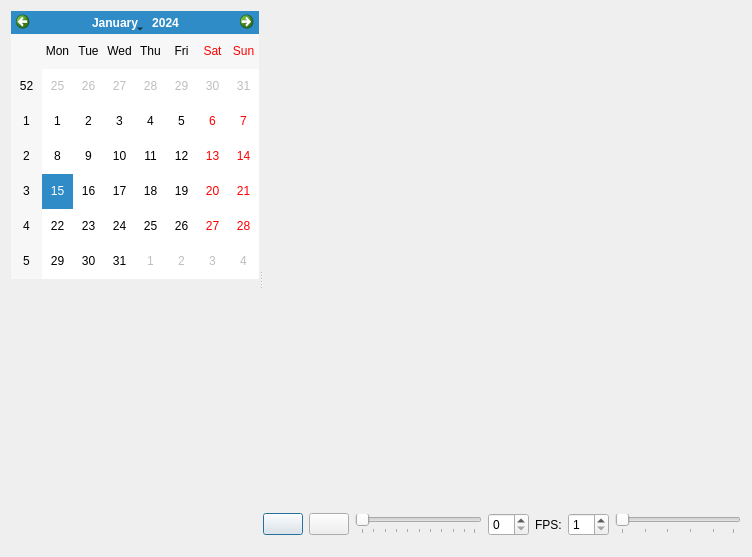
<?xml version="1.0" encoding="UTF-8"?>
<ui version="4.0">
 <class>PlaybackDialog</class>
 <widget class="QDialog" name="PlaybackDialog">
  <property name="geometry">
   <rect>
    <x>0</x>
    <y>0</y>
    <width>752</width>
    <height>557</height>
   </rect>
  </property>
  <property name="minimumSize">
   <size>
    <width>640</width>
    <height>480</height>
   </size>
  </property>
  <property name="windowTitle">
   <string>Dialog</string>
  </property>
  <layout class="QVBoxLayout" name="verticalLayout_3">
   <item>
    <widget class="QSplitter" name="splitter">
     <property name="orientation">
      <enum>Qt::Horizontal</enum>
     </property>
     <widget class="QWidget" name="verticalLayoutWidget_2">
      <layout class="QVBoxLayout" name="verticalLayout_2">
       <item>
        <widget class="QCalendarWidget" name="calendarWidget"/>
       </item>
       <item>
        <spacer name="verticalSpacer">
         <property name="orientation">
          <enum>Qt::Vertical</enum>
         </property>
         <property name="sizeHint" stdset="0">
          <size>
           <width>20</width>
           <height>40</height>
          </size>
         </property>
        </spacer>
       </item>
      </layout>
     </widget>
     <widget class="QWidget" name="verticalLayoutWidget">
      <layout class="QVBoxLayout" name="verticalLayout">
       <item>
        <widget class="PlaybackWidget" name="viewer" native="true">
         <property name="sizePolicy">
          <sizepolicy hsizetype="Fixed" vsizetype="Fixed">
           <horstretch>0</horstretch>
           <verstretch>0</verstretch>
          </sizepolicy>
         </property>
         <property name="minimumSize">
          <size>
           <width>640</width>
           <height>480</height>
          </size>
         </property>
        </widget>
       </item>
       <item>
        <layout class="QHBoxLayout" name="horizontalLayout">
         <item>
          <widget class="QPushButton" name="playButton">
           <property name="text">
            <string/>
           </property>
          </widget>
         </item>
         <item>
          <widget class="QPushButton" name="stopButton">
           <property name="text">
            <string/>
           </property>
          </widget>
         </item>
         <item>
          <widget class="QSlider" name="frameSlider">
           <property name="orientation">
            <enum>Qt::Horizontal</enum>
           </property>
           <property name="tickPosition">
            <enum>QSlider::TicksBelow</enum>
           </property>
          </widget>
         </item>
         <item>
          <widget class="QSpinBox" name="frameBox"/>
         </item>
         <item>
          <widget class="QLabel" name="label">
           <property name="text">
            <string>FPS:</string>
           </property>
          </widget>
         </item>
         <item>
          <widget class="QSpinBox" name="fps">
           <property name="minimum">
            <number>1</number>
           </property>
           <property name="maximum">
            <number>50</number>
           </property>
          </widget>
         </item>
         <item>
          <widget class="QSlider" name="horizontalSlider">
           <property name="minimum">
            <number>1</number>
           </property>
           <property name="maximum">
            <number>50</number>
           </property>
           <property name="orientation">
            <enum>Qt::Horizontal</enum>
           </property>
           <property name="tickPosition">
            <enum>QSlider::TicksBelow</enum>
           </property>
          </widget>
         </item>
        </layout>
       </item>
      </layout>
     </widget>
    </widget>
   </item>
  </layout>
 </widget>
 <customwidgets>
  <customwidget>
   <class>PlaybackWidget</class>
   <extends>QWidget</extends>
   <header>PlaybackWidget.h</header>
   <container>1</container>
  </customwidget>
 </customwidgets>
 <resources/>
 <connections>
  <connection>
   <sender>frameSlider</sender>
   <signal>valueChanged(int)</signal>
   <receiver>frameBox</receiver>
   <slot>setValue(int)</slot>
   <hints>
    <hint type="sourcelabel">
     <x>489</x>
     <y>538</y>
    </hint>
    <hint type="destinationlabel">
     <x>515</x>
     <y>542</y>
    </hint>
   </hints>
  </connection>
  <connection>
   <sender>frameBox</sender>
   <signal>valueChanged(int)</signal>
   <receiver>frameSlider</receiver>
   <slot>setValue(int)</slot>
   <hints>
    <hint type="sourcelabel">
     <x>524</x>
     <y>532</y>
    </hint>
    <hint type="destinationlabel">
     <x>489</x>
     <y>536</y>
    </hint>
   </hints>
  </connection>
  <connection>
   <sender>fps</sender>
   <signal>valueChanged(int)</signal>
   <receiver>horizontalSlider</receiver>
   <slot>setValue(int)</slot>
   <hints>
    <hint type="sourcelabel">
     <x>625</x>
     <y>542</y>
    </hint>
    <hint type="destinationlabel">
     <x>666</x>
     <y>535</y>
    </hint>
   </hints>
  </connection>
  <connection>
   <sender>horizontalSlider</sender>
   <signal>valueChanged(int)</signal>
   <receiver>fps</receiver>
   <slot>setValue(int)</slot>
   <hints>
    <hint type="sourcelabel">
     <x>736</x>
     <y>535</y>
    </hint>
    <hint type="destinationlabel">
     <x>624</x>
     <y>537</y>
    </hint>
   </hints>
  </connection>
 </connections>
</ui>
